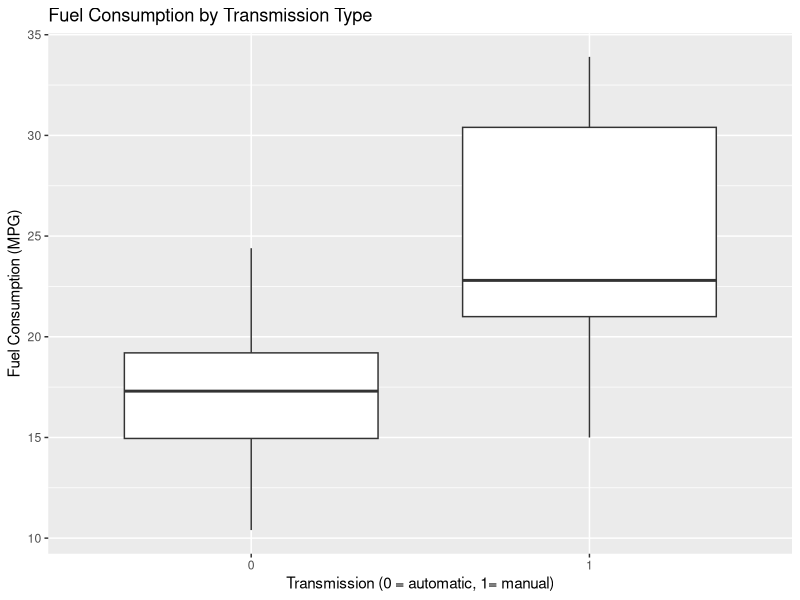
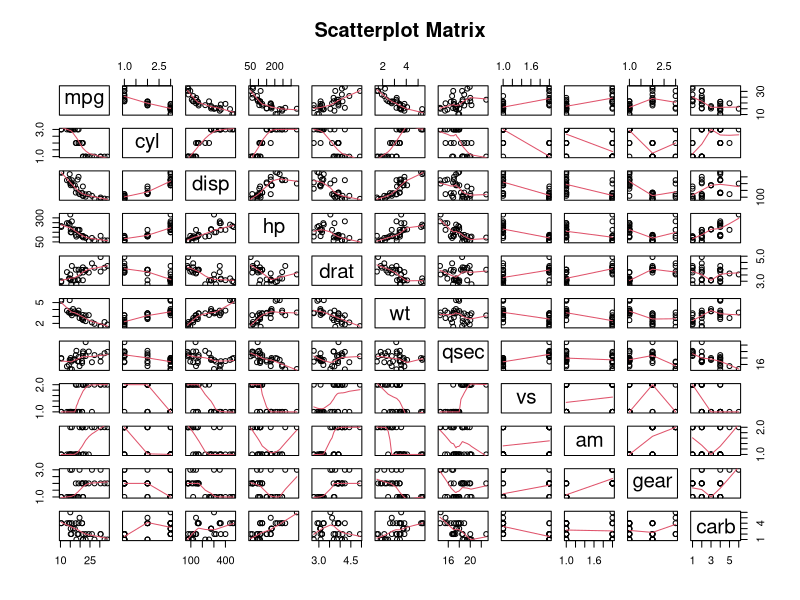
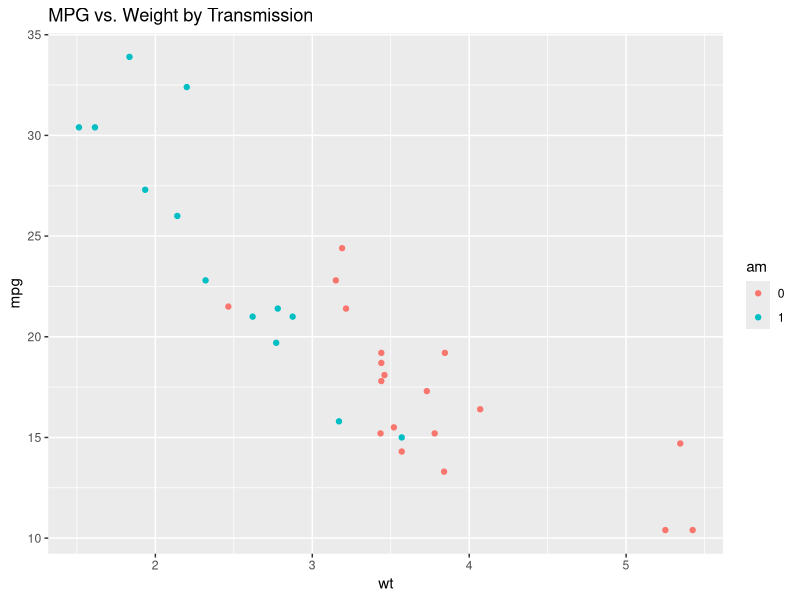
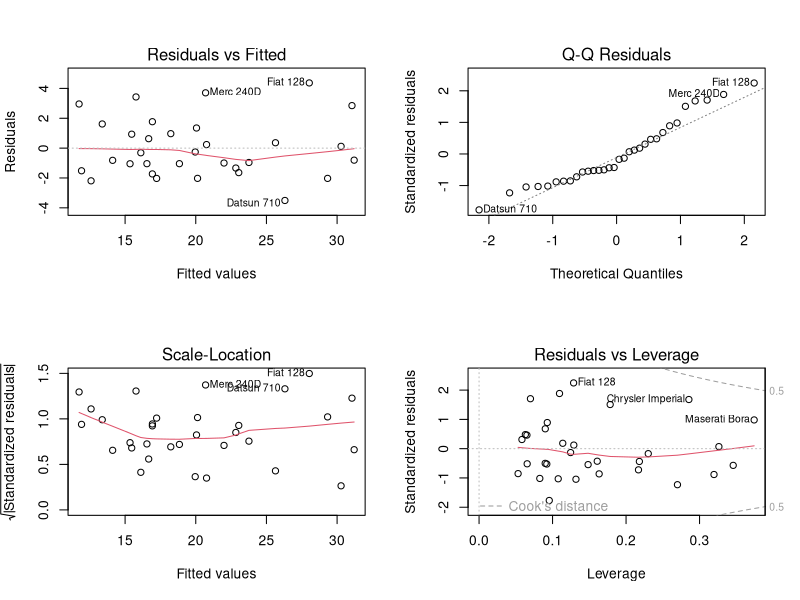

Write the R code that produced these figures, in order.
## ---- chunk 1

## ---- chunk 2
library(ggplot2)
library(plyr)
library(dplyr)
library(magrittr)
library(knitr)
data(mtcars)
dim(mtcars)
attach(mtcars)
## ---- chunk 3
str(mtcars)
## ---- chunk 4
mtcars$am<-factor(mtcars$am)
mtcars$cyl<-as.factor(mtcars$cyl)
mtcars$gear<-factor(mtcars$gear)
mtcars$vs<-as.factor(mtcars$vs)
mtcars$carb<-factor(mtcars$carb)
## ---- chunk 5
ttest<-t.test(mpg~am,data=mtcars)
print(ttest)
## ---- chunk 6
amfit<-lm(mpg ~ am,data=mtcars)
## ---- chunk 7
fullfit<-lm(mpg ~.,data=mtcars)
## ---- chunk 8
stepModel<-step(fullfit,k=log(nrow(mtcars))) 
anova(stepModel)
## ---- chunk 9
IntModel<-lm(mpg ~ wt + qsec + am + wt:am, data = mtcars)
## ---- chunk 10
summary(IntModel)$coef
## ---- chunk 11
table(mtcars$am)
## ---- chunk 12
ggplot(mtcars,aes(am, mpg)) + geom_boxplot() +
        xlab("Transmission (0 = automatic, 1= manual)") +
        ylab("Fuel Consumption (MPG)") +
        ggtitle("Fuel Consumption by Transmission Type")
## ---- chunk 13
pairs(mtcars, panel=panel.smooth, main="Scatterplot Matrix")
## ---- chunk 14
amfit<-lm(mpg ~ am,data=mtcars)
summary(amfit)
## ---- chunk 15
fullfit<-lm(mpg ~ .,data=mtcars)
summary(fullfit)
## ---- chunk 16
stepModel<-step(fullfit,k=log(nrow(mtcars))) 
## ---- chunk 17
summary(stepModel)
## ---- chunk 18
anova(stepModel)
## ---- chunk 19
ggplot(mtcars,aes(x=wt,y=mpg,color=am))+geom_point()+ggtitle("MPG vs. Weight by Transmission")
## ---- chunk 20
IntModel<-lm(mpg ~ wt + qsec + am + wt:am, data = mtcars)
## ---- chunk 21
summary(IntModel)
## ---- chunk 22
par(mfrow=c(2,2))
plot(IntModel)
